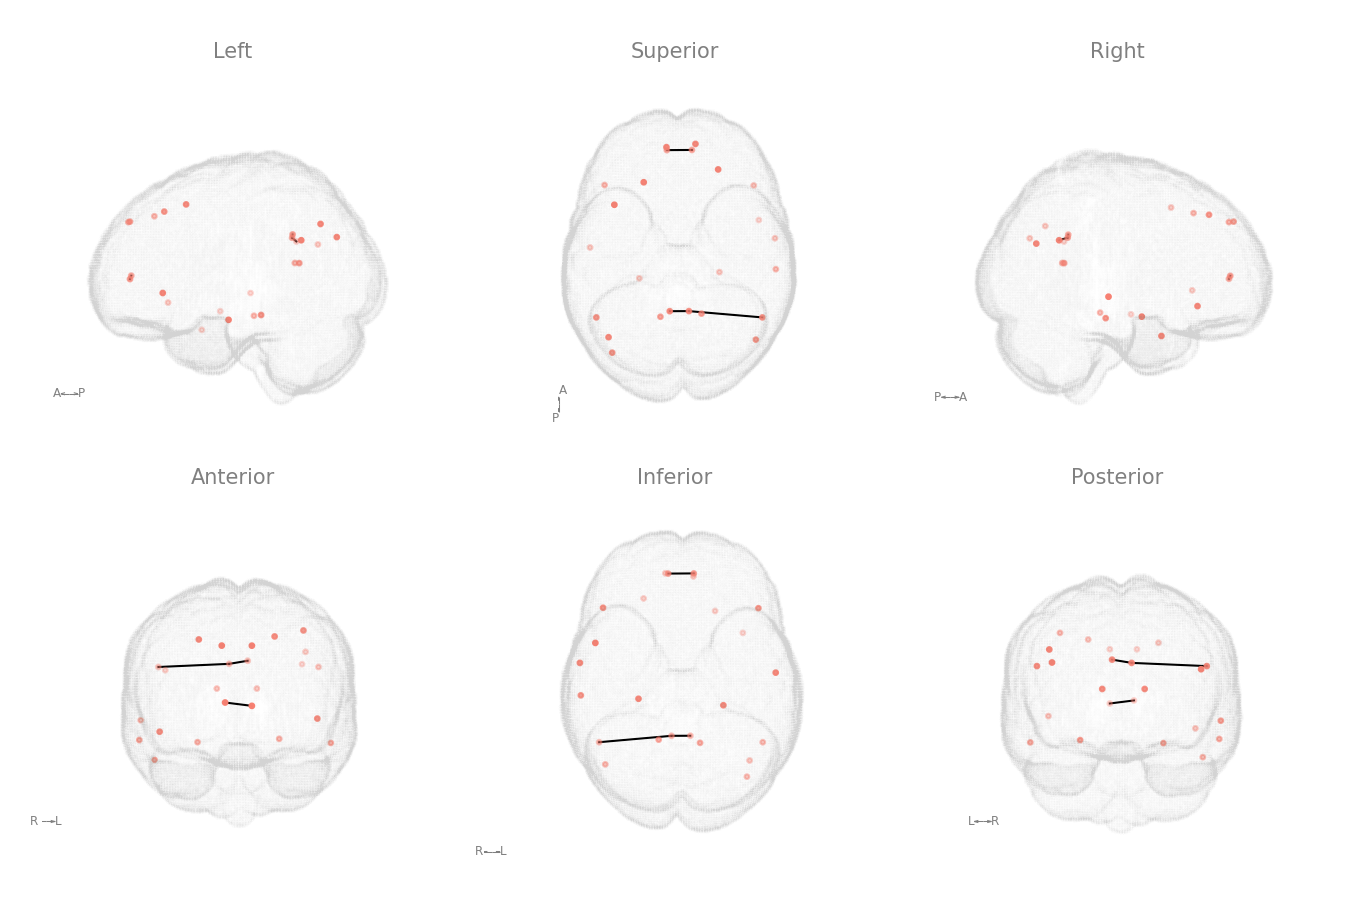

Write the Python code that produced this figure.
# Load imports
import argparse
import sys
import os
import netplotbrain
import pandas as pd
import matplotlib.pyplot as plt


def parse_command_line_args():
    parser = argparse.ArgumentParser(prog="Brain Visualization",
                                     description="Show the node connections of brain fMRI datasets",
                                     epilog="Uses the netplotbrain package")
    parser.add_argument('-d', '--data', nargs="?", default=None, help="Path to the dataset (optional)")
    parser.add_argument('-o', '--output', nargs="?", default=None, help="Output filename (optional)")
    args = parser.parse_args()
    return args.data, args.output


if __name__ == "__main__":
    nodes_path = 'yeo_nodes.csv'
    edges_path, output_filename = parse_command_line_args()
    if not edges_path:
        edges_path = 'yeo_edges.csv'
    if not output_filename:
        output_filename = edges_path.split(".")[0] + ".png"

    # Example node and edges dataframes included with package
    nodes = pd.read_csv(nodes_path, sep=',', index_col=0)
    edges = pd.read_csv(edges_path, sep=',', index_col=0)

    netplotbrain.plot(template='MNI152NLin2009cAsym',
                      template_style='glass',
                      nodes=nodes,
                      node_size=1,
                      edges=edges,
                      view=['LSR', 'AIP'])

    plt.savefig(output_filename, dpi=200)
    plt.close('all')
    print(f"Generated {output_filename}")


# Run: python ph.py -d mx645_8.csv
